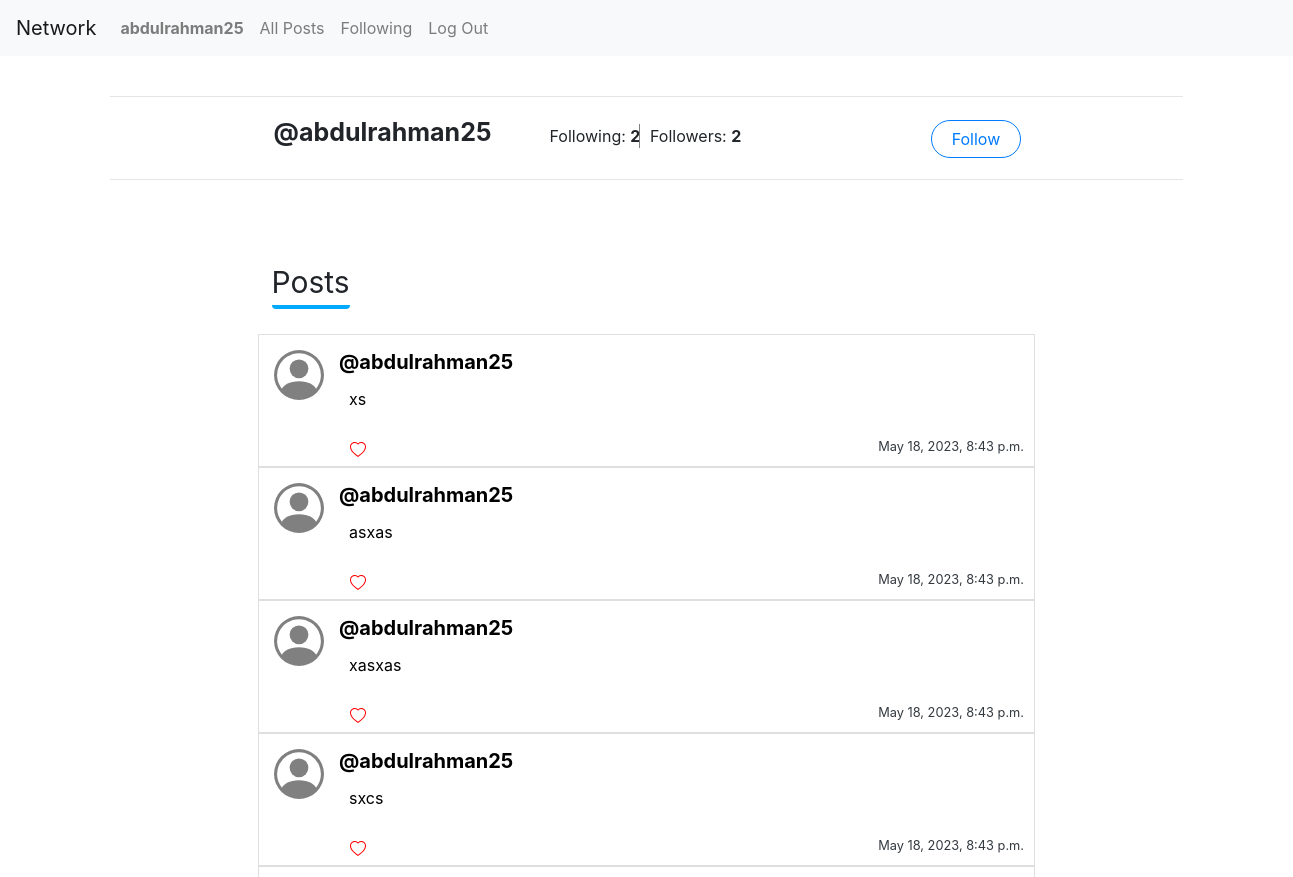
The app's page /profile/1 (signed in, upper part), older data.
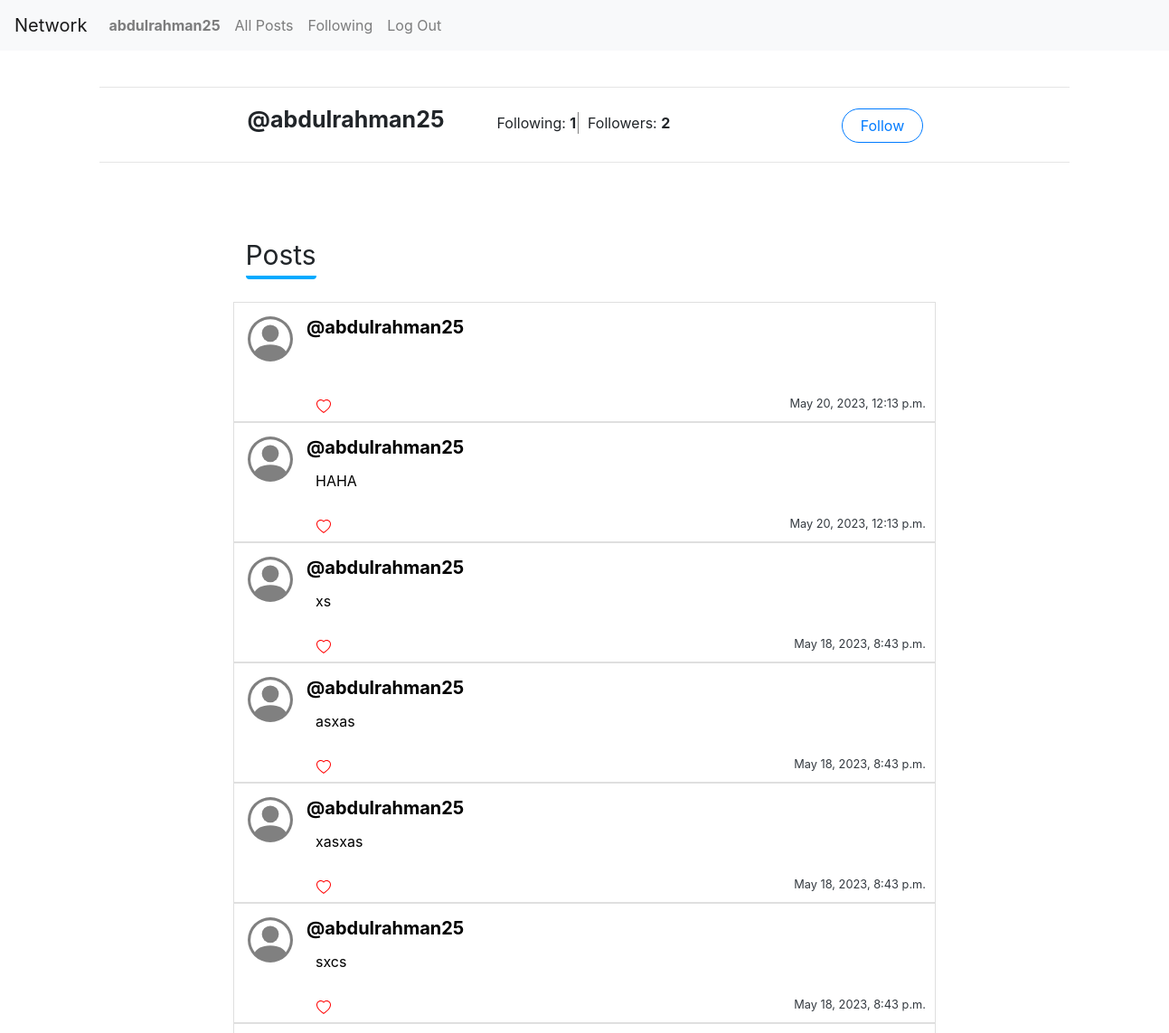
The same page, newer data.
### network/models.py (models this page shows, shortened)
class newPost(models.Model):
    text = models.TextField(null=True)
    date = models.DateTimeField(auto_now_add=True, null=True)
    user = models.ForeignKey(User, related_name="user_post", on_delete=models.CASCADE, null=True)

class User(AbstractUser):
    pass

### network/views.py (the view)
# urls.py: path("profile/<int:id>", views.profile, name="profile"),
@login_required
def profile(request, id):
    all_posts = newPost.objects.filter(user=id).order_by('-date')
    following = UserFollowing.objects.filter(user_id=id)
    followers = UserFollowing.objects.filter(following_user_id = id)
    user_likes = likePost.objects.filter(user=request.user.id).values_list("post", flat=True)
    likes = likePost.objects.all().values_list("post", flat=True)
    num_likes = {}
    for j in likes:
        if j in num_likes:
            num_likes[j] +=1
        else:
            num_likes[j] =1
    user = User.objects.get(id=id)
    return render(request, "network/profile.html",{
        "page_obj": all_posts,
        "following": following.count(),
        "followers" : followers.count(),
        "myfollowers": followers,
        "id": id,
        "username": user.username,
        "likes": user_likes,
        "num_likes": num_likes,
        "user": user,
    })

### network/templates/network/profile.html (shortened to what this page needs)
{% extends "network/layout.html" %}
{% load static %}
{% block body %}
<br><hr style="width: 83%;">
<div class="container profile">
  <h3 class="profile-name">@{{ username }}</h3>
<div class="following">Following: <span id="my_following" style="font-weight: bold;">{{ following }}</span></div>
<div class="followers">Followers: <span id="my_followers" style="font-weight: bold;">{{ followers }}</span></div>
<div class="follow-btn">
{% if request.user.id != id %}
{% if request.user.id in myfollowers %}
  <button type="submit" class="btn btn-outline-primary folw" id="follow-btn" value="{{request.user.id}}">Unfollow</button>
{% else %}
<button type="submit" class="btn btn-outline-primary folw" id="follow-btn" value="{{request.user.id}}">Follow</button>
{% endif %}
{% endif %}
</div>
</div>
<hr class="line"><br>
<div class="posts0">Posts</div>
<div class="container all_posts" id="all_posts">
  {% for contact in page_obj %}
      <div class="card post" style="max-width: 100%;" id="{{contact.id}}">
        <div class="posts-profile"></div>
        <div class="card-body text-dark">
          <h5 class="card-title username">
            {% if user.is_authenticated %}
              <a href="{% url 'profile' id=contact.user.id%}" class="link">@{{ contact.user }}</a>
            {% else %}
              {{ contact.user }}
            {% endif %}
          </h5>
          <p class="card-text text" id="edit-text">{{ contact.text }}</p>
          <p class="card-text date"><small class="text-body-secondary ">{{ contact.date }}</small></p>
          <div class="content">
          {% if user.is_authenticated %}
          <button type="button" class="like-button" id="{{contact.id}}" value="{{requsert.user.id}}" onclick="clickedBtn(this.id)" style="color: red;">
          <div id="heart" class="heart-div">
        </div>
        </button>
        {% endif %}
      </div>
        </div>
    </div>
  {% endfor %}
  </div><br><br>
  {% endblock %}

Row changes from the older to the newer data that the page shows:
added newPost: user "abdulrahman25", date "May 20, 2023, 12:13 p.m."
added newPost: user "abdulrahman25", text "HAHA", date "May 20, 2023, 12:13 p.m."
Text that changed along with them:
{{ following }}: "2" → "1"
